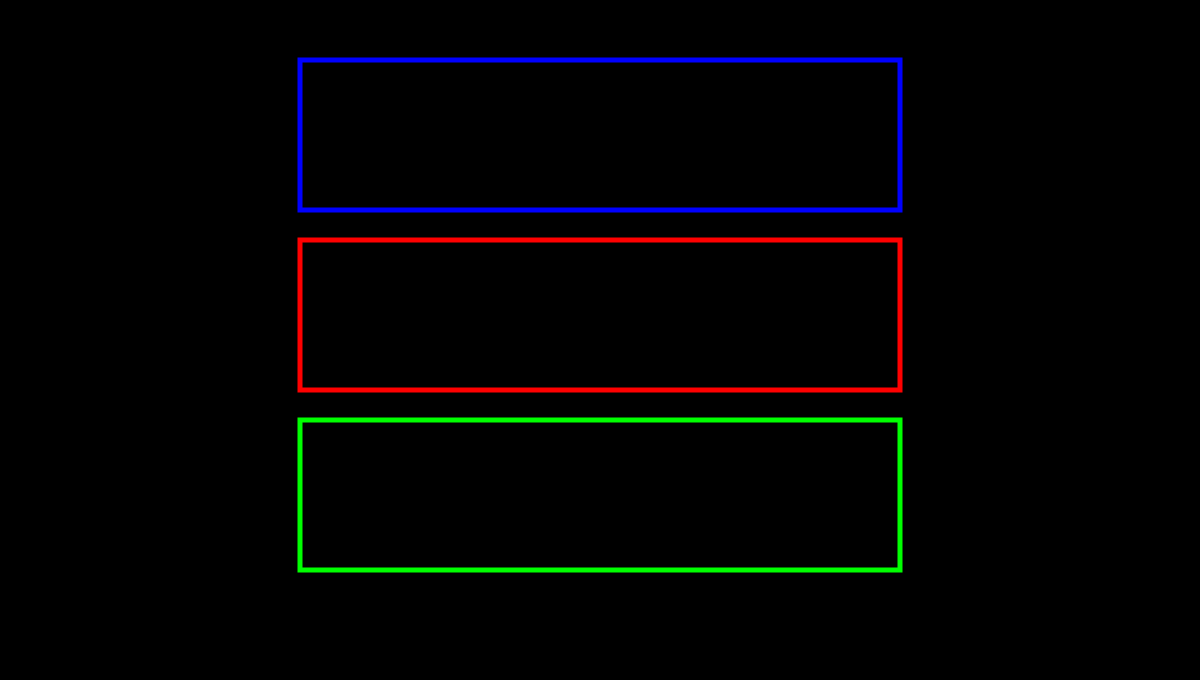
Frame 1 (no input)
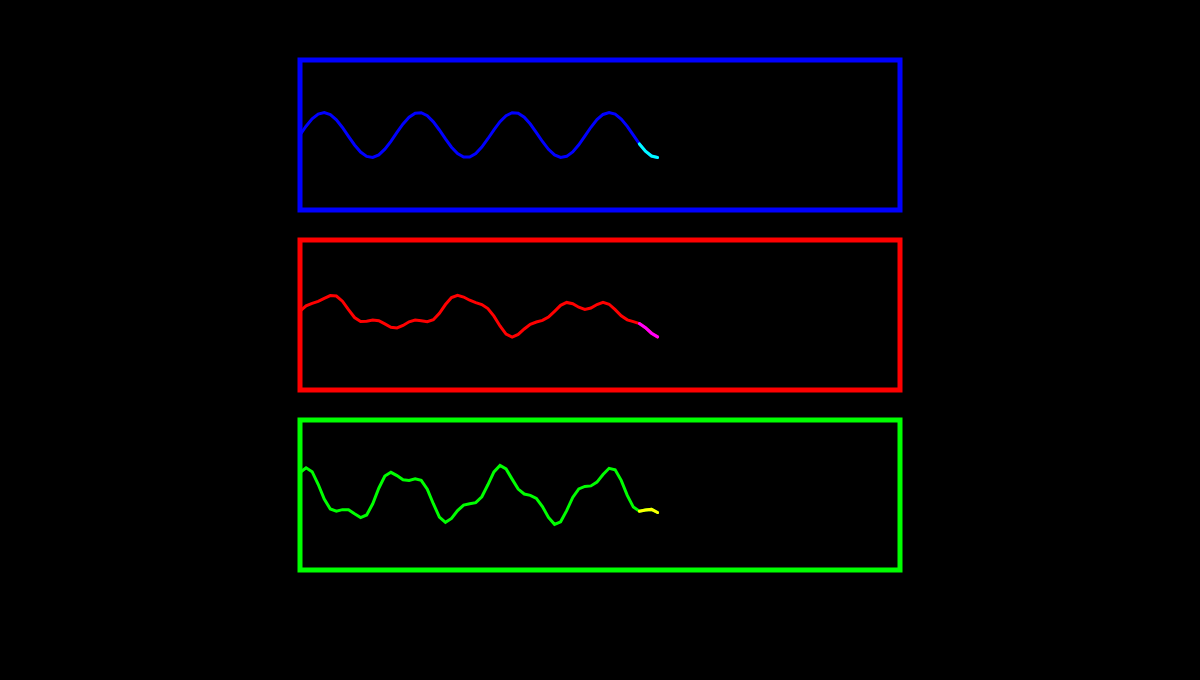
Frame 60 (no input)
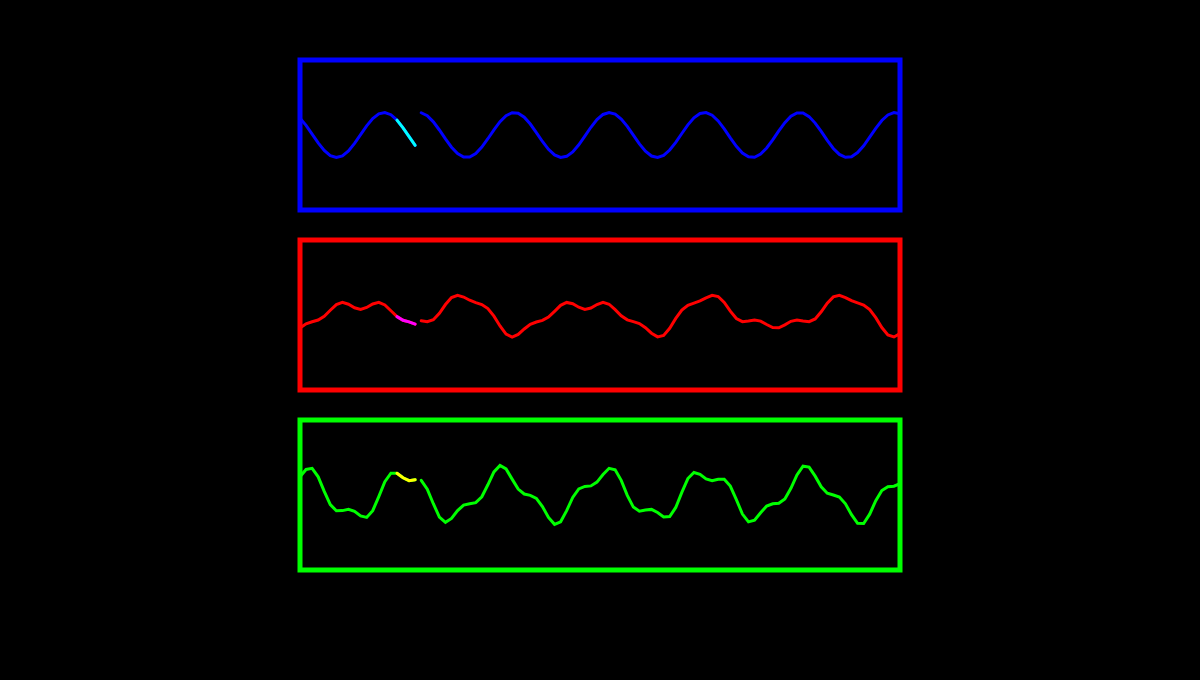
Frame 120 (the mouse pressed at the canvas centre since frame 60)

The p5.js sketch that drew these frames (run headless with seeded random() and noise() and a simulated clock; from frame 60 on, the mouse is pressed at the canvas centre):

// p5.js sketch
// ── sketch.js
let cx, cy;
let a;
let b;
let c;
let cTime;

class Grapher
{
  constructor(sx, sy, sw, sh, samples)
  {
    this.sx = sx;
    this.sy = sy;
    this.sw = sw;
    this.sh = sh;
    this.max_samples = samples;
    this.samples = 0;
    this.points = new Array(this.samples).fill(0);
    this.index = -1;
  }

  bound(val, low, high)
  {
    val = min(high, val);
    val = max(low, val);
    return val;
  }

  draw(primary, secondary, trail = 3)
  {
    this.drawFrame(primary);
    this.drawPoints(primary, secondary, trail);
  }

  drawFrame(primary)
  {
    stroke(primary);
    strokeWeight(5);
    noFill();
    rect(this.sx, this.sy, this.sw, this.sh);
  }

  drawPoints(primary, secondary, trail)
  {
    strokeWeight(3);
    noFill();

    stroke(primary);
    beginShape();
    for(var i = 0;i <= this.bound(this.index, 0, this.samples - 1);i ++)
      vertex(map(i, 0, this.max_samples - 1, this.sx, this.sx + this.sw), this.points[i]);
    endShape();

    beginShape();
    for(var i = this.bound(this.index + 1, 0, this.samples - 1);i < this.samples;i ++)
      vertex(map(i, 0, this.max_samples - 1, this.sx, this.sx + this.sw), this.points[i]);
    endShape();

    stroke(secondary);
    beginShape();
    for(var i = this.bound(this.index - trail, 0, this.samples - 1);i <= this.bound(this.index, 0, this.samples - 1);i ++)
      vertex(map(i, 0, this.max_samples - 1, this.sx, this.sx + this.sw), this.points[i]);
    endShape();
  }

  addPoint(val, low, high)
  {
    if(this.samples < this.max_samples)
      this.samples += 1;
    this.index = (this.index + 1) % this.samples;
    val = map(this.bound(val, low, high), low, high, this.sy + this.sh, this.sy);
    this.points[this.index] = val;
  }
}

function setup()
{
  createCanvas(1200, 680);
  frameRate(20);
  cx = width / 2;
  cy = height / 2;
  cTime = 0;
  a = new Grapher(-300, -280, 600, 150, 100);
  b = new Grapher(-300, -100, 600, 150, 100);
  c = new Grapher(-300, 80, 600, 150, 100);
}

function draw()
{
  background(0);
  translate(cx, cy);

  a.addPoint(readData_a(cTime), -10, 10);
  a.draw(color(0, 0, 255), color(0, 255, 255));

  b.addPoint(readData_b(cTime), -10, 10);
  b.draw(color(255, 0, 0), color(255, 0, 255));
  
  c.addPoint(readData_c(cTime), -10, 10);
  c.draw(color(0, 255, 0), color(255, 255, 0));

  cTime += deltaTime;
}

function readData_a(x)
{
  return 3 * Math.sin(0.008 * x);
}

function readData_b(x)
{
  return 2 * Math.sin(0.006 * x) + 0.75 * Math.sin(0.01 * x) + 0.5 * Math.cos(0.02 * x);
}

function readData_c(x)
{
  return 3 * Math.cos(0.0075 * x) + Math.sin(0.02 * x);
}
